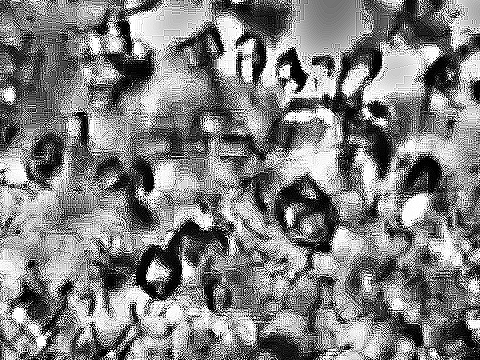
#> input picture tests/data/ananya_step4_crop.png, 480 x 360 px, given in place of 2026-02-04 11-08-51.mp4, which was not available
$ python rq4_rupture_removal_methods.py   (older library calls are emulated)
#> lines starting #> are read from the running program, lines starting #| are printed output that depends on the picture
#> in _grab_frame, frame is the input picture: shape (360, 480, 3); min 0, max 255, mean 128.6
### src/optics/video_io.py
"""Frame I/O with DVR-overlay crop.

The Camera 100 video stream has a digital ``YYYY-MM-DD HH:MM:SS``
datetime overlay rendered at the top by the DVR and a ``CH01`` channel
label at the bottom. These overlays are **infinitely sharp** (perfect
glyph edges, fixed contrast) and overwhelm any per-pixel sharpness
statistic — see ``docs/optics/disambiguation_results.md`` §"DVR overlay
contamination" for the discussion. Every empirical measurement on the
video should run on the **cropped** frame.

Default crop is conservative for this specific DVR's layout:

* top 55 rows (timestamp band — sharpness drops by ~10× past row 45)
* bottom 120 rows (CH01 label + black border — text glyphs extend
  deeper than the row-mean sharpness signal suggests because they are
  thin verticals that don't dominate the row mean but still cause
  per-pixel sharpness spikes)
* **left 50 columns** (pitch-black analogue-aspect padding — columns
  0 – 40 have ``var(Laplacian)=0`` then a transition zone)
* **right 70 columns** (the right edge has a hard analogue-aspect
  border transition with a Laplacian² spike to ~110 at col 1865 —
  cropping past 1850 kills the spike and keeps a safety margin)

That keeps roughly 1800 × 905 = ~78 % of the original frame area
while removing all overlay glyphs and analogue-aspect black bars.
Override per-recording if the layout differs.
"""

from __future__ import annotations

from dataclasses import dataclass

import cv2
import numpy as np

DEFAULT_CROP_TOP = 55
DEFAULT_CROP_BOTTOM = 120
DEFAULT_CROP_LEFT = 50
DEFAULT_CROP_RIGHT = 70


@dataclass(frozen=True, slots=True)
class CropBox:
    """Pixels to remove from each edge of every frame."""

    top: int = DEFAULT_CROP_TOP
    bottom: int = DEFAULT_CROP_BOTTOM
    left: int = DEFAULT_CROP_LEFT
    right: int = DEFAULT_CROP_RIGHT

    def apply(self, frame: np.ndarray) -> np.ndarray:
        """Return ``frame`` cropped according to this box.

        ``frame`` is whatever OpenCV's VideoCapture.read returns
        (typed loosely in OpenCV stubs as a generic ndarray); the
        cropped array preserves the input dtype and channel layout.
        """
        h, w = frame.shape[:2]
#> h = 360; w = 480
        y0 = self.top
        y1 = h - self.bottom if self.bottom > 0 else h
#> y1 = 240
        x0 = self.left
        x1 = w - self.right if self.right > 0 else w
#> x1 = 410
        return np.ascontiguousarray(frame[y0:y1, x0:x1])
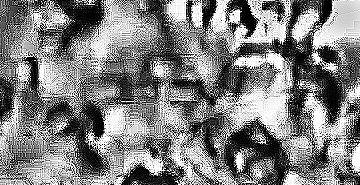
#> returned value: shape (185, 360, 3); min 0, max 255, mean 128

    # [97 lines left out: function auto_detect, not called in this run]


DEFAULT_CROP = CropBox()


# [39 lines left out: functions resolve_crop, read_frame_cropped, open_and_crop, not called in this run]

### scripts/rq4_rupture_removal_methods.py
"""Three ways to remove static glass artefacts ("ruptures") from a slurry frame.

Compared on the same target frame in batch 1 drying→discharge so the methods
are directly comparable. Each method addresses a different failure mode of
plain image-level subtraction (which mostly captured the illumination shift,
not the ruptures).

METHOD 1 — Temporal median subtraction
  Build a "static background" not from an empty interval, but from a short
  time window AROUND the target frame (e.g. ±5 s). The per-pixel median over
  that window is "everything that didn't move in 10 s" — ruptures, LED gradient,
  slowly-drifting slurry texture. Subtracting it leaves only motion: crystals,
  bubbles, density swirls. NO reference image needed.

METHOD 2 — Divisive normalisation against the empty reference
  slurry / (empty_ref + ε). The LED gradient is *multiplicative* (it scales
  everything by some factor at each pixel), so dividing cancels it cleanly.
  Look for deviations from 1.

METHOD 3 — Spatial high-pass filter
  Subtract a heavily blurred version of the slurry frame from the slurry frame
  itself. Removes everything that varies slowly across the image — LED gradient,
  big bright zones — and keeps fine-grained edges. Needs no reference at all.

OUTPUT FILES (self-documenting):
  rq4_rupture_removal_all_methods.png
    8 panels — raw frame on the left, then each method's processed image
    next to its edge map.

  rq4_rupture_removal_hist.png
    Per-pixel sharpness distributions for each method overlaid on one axes,
    so you can read off mean, spread, where each one sits.
"""

from __future__ import annotations

import argparse
import sys
from pathlib import Path

import cv2
import matplotlib.pyplot as plt
import numpy as np

from optics.video_io import DEFAULT_CROP

LONG_VIDEO = "datasets/2026-02-04 11-08-51.mp4"
FPS = 30.0

# Same windows as the rest of the RQ4 work.
EMPTY_WINDOW = (2300.0, 2450.0)  # for method 2 (divisive normalisation)
DEFAULT_SAMPLE_T = 1750.0  # representative b1 drying→discharge frame

# Method 1: temporal window radius around the target frame (seconds).
TEMPORAL_RADIUS_S = 5.0
TEMPORAL_N_FRAMES = 21  # ~2 Hz sampling across 10 s window


def _grab_frame(t: float) -> np.ndarray:
    cap = cv2.VideoCapture(LONG_VIDEO)
    cap.set(cv2.CAP_PROP_POS_FRAMES, int(round(t * FPS)))
    ret, frame = cap.read()
    cap.release()
    if not ret:
        raise RuntimeError(f"could not read frame at t={t}")
    return cv2.cvtColor(DEFAULT_CROP.apply(frame), cv2.COLOR_BGR2GRAY).astype(
        np.float64
    )
#> returned value: shape (185, 360) float64


def _median_window(t_centre: float, radius_s: float, n: int) -> np.ndarray:
    """Per-pixel median of n frames evenly sampled in [t-radius, t+radius]."""
    times = np.linspace(t_centre - radius_s, t_centre + radius_s, n)
    grays = [_grab_frame(t) for t in times]
    return np.median(np.stack(grays, axis=0), axis=0)


def _empty_ref(t0: float, t1: float, n: int) -> np.ndarray:
#> called with t0 = 2300, t1 = 2450, n = 40
    times = np.linspace(t0, t1, n)
    grays = [_grab_frame(t) for t in times]
#> grays = 40 items
    return np.median(np.stack(grays, axis=0), axis=0)


def _sharp(gray: np.ndarray) -> np.ndarray:
    """Gaussian-smoothed Laplacian² — the pipeline's sharpness measure."""
    lap = cv2.Laplacian(gray, cv2.CV_64F)
    return cv2.GaussianBlur(lap**2, (15, 15), 0)


def method_1_temporal(
    target: np.ndarray, t_centre: float
) -> tuple[np.ndarray, np.ndarray, str]:
    """Subtract a ±5 s temporal median. Returns (processed, sharpness, label)."""
#> called with t_centre = 1750
    bg = _median_window(t_centre, TEMPORAL_RADIUS_S, TEMPORAL_N_FRAMES)
#> in _median_window, `grays = [_grab_frame(t) for t in times]`: grays = 21 items
    processed = np.abs(target - bg)
#> processed: shape (185, 360) float64; every value is 0
    return (
        processed,
        _sharp(processed),
        (
            f"Method 1 — temporal median subtraction\n"
            f"|frame@{t_centre:.0f}s − median(frame@{t_centre - TEMPORAL_RADIUS_S:.0f}..{t_centre + TEMPORAL_RADIUS_S:.0f}s)|\n"
            f"static-content cancellation, no empty reference needed"
        ),
    )


def method_2_divisive(
    target: np.ndarray, ref_img: np.ndarray
) -> tuple[np.ndarray, np.ndarray, str]:
    """Divide by the empty reference. Multiplicative LED-gradient cancels.

    Output is "deviation from 1" rescaled to 0–255 for visualisation; the
    raw ratio is unitless.
    """
    eps = 1.0
    ratio = target / (ref_img + eps)
    # Express as |ratio − 1| × 128 so a uniform image would be black, and
    # scenes that differ from the empty ref show up as bright.
    deviation = np.abs(ratio - 1.0) * 128.0
    # Clip to a sensible visualisation range (raw deviation has a heavy tail).
    deviation = np.clip(deviation, 0, 255)
    return (
        deviation,
        _sharp(deviation),
        (
            "Method 2 — divisive normalisation\n"
            "|slurry / (empty_ref + 1) − 1| × 128, clipped 0–255\n"
            "cancels multiplicative LED gradient cleanly"
        ),
    )


def method_3_highpass(
    target: np.ndarray, sigma_px: float = 25.0
) -> tuple[np.ndarray, np.ndarray, str]:
    """Subtract a heavily-blurred copy of the frame from itself.

    Removes anything varying slower than ~sigma pixels (LED gradient, bulk
    brightness shifts). Keeps fine-grained edges. No reference image used.
    """
#> called with sigma_px = 25
    k = int(sigma_px) * 6 + 1
    lowpass = cv2.GaussianBlur(target, (k, k), sigma_px)
    processed = np.abs(target - lowpass)
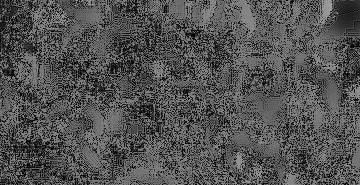
#> processed: shape (185, 360) float64; min 0.00423, max 164.2, mean 83
    return (
        processed,
        _sharp(processed),
        (
            f"Method 3 — spatial high-pass filter\n"
            f"|frame − GaussianBlur(frame, σ={sigma_px:.0f} px)|\n"
            f"no reference needed, no temporal data needed"
        ),
    )
#> in _sharp (call 3), `return cv2.GaussianBlur(lap**2, (15, 15), 0)`:
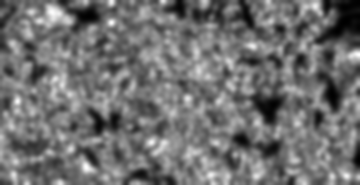
#> returned value: shape (185, 360) float64; min 514.4, max 68352.6, mean 30576.1; drawn with min black and max white


def main(argv: list[str] | None = None) -> None:
    p = argparse.ArgumentParser(description=__doc__)
    p.add_argument(
        "--t",
        type=float,
        default=DEFAULT_SAMPLE_T,
        help="seconds into the long video for the target slurry frame",
    )
    p.add_argument("--empty-frames", type=int, default=40)
    p.add_argument(
        "--out-images",
        type=Path,
        default=Path(
            "docs/optics/figures/rq4_rupture_removal_all_methods.png"
        ),
    )
    p.add_argument(
        "--out-hist",
        type=Path,
        default=Path("docs/optics/figures/rq4_rupture_removal_hist.png"),
    )
    args = p.parse_args(argv)

    target = _grab_frame(args.t)
    print(
        f"[target] frame at t={args.t:.0f} s loaded ({target.shape})",
        file=sys.stderr,
    )

    ref_img = _empty_ref(*EMPTY_WINDOW, n=args.empty_frames)
    print(
        f"[ref] empty median from [{EMPTY_WINDOW[0]:.0f},{EMPTY_WINDOW[1]:.0f}] s",
        file=sys.stderr,
    )

    m1_img, m1_sharp, m1_label = method_1_temporal(target, args.t)
    print("[m1] temporal-median done", file=sys.stderr)
    m2_img, m2_sharp, m2_label = method_2_divisive(target, ref_img)
    print("[m2] divisive done", file=sys.stderr)
    m3_img, m3_sharp, m3_label = method_3_highpass(target)
    print("[m3] high-pass done", file=sys.stderr)

    # -------- 8-panel comparison: raw + each method's processed + sharpness --------
    fig, axes = plt.subplots(2, 4, figsize=(20, 9))
    (a0, a1, a2, a3), (b0, b1, b2, b3) = axes

    im = a0.imshow(target, cmap="gray", vmin=0, vmax=255)
    a0.set_title(
        f"raw slurry frame  t={args.t:.0f} s\n(b1 drying→discharge)\nFOR REFERENCE"
    )
    plt.colorbar(im, ax=a0, fraction=0.046)

    for ax, img, label in (
        (a1, m1_img, m1_label),
        (a2, m2_img, m2_label),
        (a3, m3_img, m3_label),
    ):
        vmax = float(np.quantile(img, 0.995))
        im = ax.imshow(img, cmap="gray", vmin=0, vmax=vmax)
        ax.set_title(label + f"\n(grayscale 0–{vmax:.0f})", fontsize=9)
        plt.colorbar(im, ax=ax, fraction=0.046)
#> this loop made 3 passes
#> vmax on passes 1 to 3: 0, 128, 148.4

    # Sharpness of raw frame for reference.
    raw_sharp = _sharp(target)
#> in _sharp (call 4), `lap = cv2.Laplacian(gray, cv2.CV_64F)`:
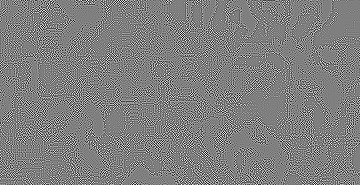
#> lap: shape (185, 360) float64; min -1020, max 1020, mean 0; drawn with min black and max white
#> in _sharp (call 4), `return cv2.GaussianBlur(lap**2, (15, 15), 0)`:
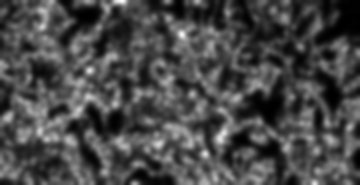
#> returned value: shape (185, 360) float64; min 526, max 484413.4, mean 139394; drawn with min black and max white
    im = b0.imshow(np.log1p(raw_sharp), cmap="viridis")
    b0.set_title(
        "Lap²(raw slurry) — log1p\nNO rupture removal\n(what the original pipeline used)",
        fontsize=9,
    )
    plt.colorbar(im, ax=b0, fraction=0.046)

    for ax, sh, label_short in (
        (b1, m1_sharp, "Method 1"),
        (b2, m2_sharp, "Method 2"),
        (b3, m3_sharp, "Method 3"),
    ):
        im = ax.imshow(np.log1p(sh), cmap="viridis")
        ax.set_title(
            f"Lap² of {label_short}'s processed image — log1p\n"
            f"μ={sh.mean():.1f} σ={sh.std():.1f}",
            fontsize=9,
        )
        plt.colorbar(im, ax=ax, fraction=0.046)
#> this loop made 3 passes
#> label_short on passes 1 to 3: 'Method 1', 'Method 2', 'Method 3'

    fig.suptitle(
        f"Rupture-removal method comparison — same target frame, three approaches\n"
        f"target: b1 drying→discharge slurry frame at t={args.t:.0f} s of "
        f"datasets/2026-02-04 11-08-51.mp4",
        y=1.00,
        fontsize=12,
    )
    fig.tight_layout()
    args.out_images.parent.mkdir(parents=True, exist_ok=True)
    fig.savefig(args.out_images, dpi=160, bbox_inches="tight")
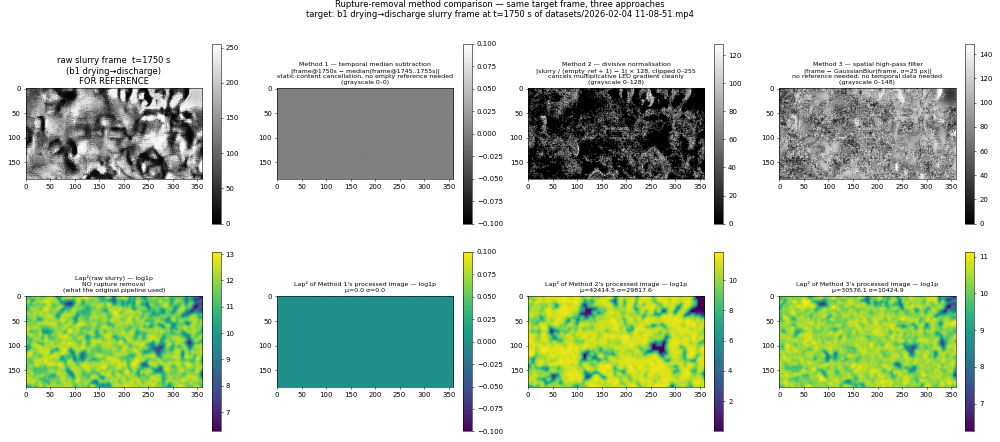
#> figure drawn by matplotlib, 16 panels
    plt.close(fig)
    print(f"[out] {args.out_images}", file=sys.stderr)

    # -------- Per-pixel sharpness histograms (overlaid) --------
    fig2, ax = plt.subplots(figsize=(11, 6))
    series = (
        ("raw slurry (no rupture removal)", raw_sharp, "0.5"),
        ("Method 1 — temporal median subtraction", m1_sharp, "C2"),
        ("Method 2 — divisive normalisation", m2_sharp, "C0"),
        ("Method 3 — spatial high-pass filter", m3_sharp, "C3"),
    )
    lo = 0.0
    hi = max(float(np.quantile(s, 0.99)) for _, s, _ in series)
#> hi = 319161.1
    bins = np.linspace(lo, hi, 120).tolist()
#> bins = 120 values from 0 to 319161.1
    for name, sh, col in series:
        flat = sh.ravel()
        ax.hist(
            flat,
            bins=bins,
            density=True,
            alpha=0.45,
            color=col,
            label=f"{name}\nμ={flat.mean():.1f}  median={np.median(flat):.1f}  σ={flat.std():.1f}",
        )
#> this loop made 4 passes
    ax.set_xlabel("per-pixel Lap² sharpness")
    ax.set_ylabel("density")
    ax.set_title(
        "Per-pixel sharpness distributions of the processed image — "
        "lower means more rupture/lighting is removed,\n"
        "real-crystal sharpness should survive in the right tail"
    )
    ax.legend(fontsize=8)
    ax.grid(True, alpha=0.3)
    fig2.tight_layout()
    fig2.savefig(args.out_hist, dpi=160, bbox_inches="tight")
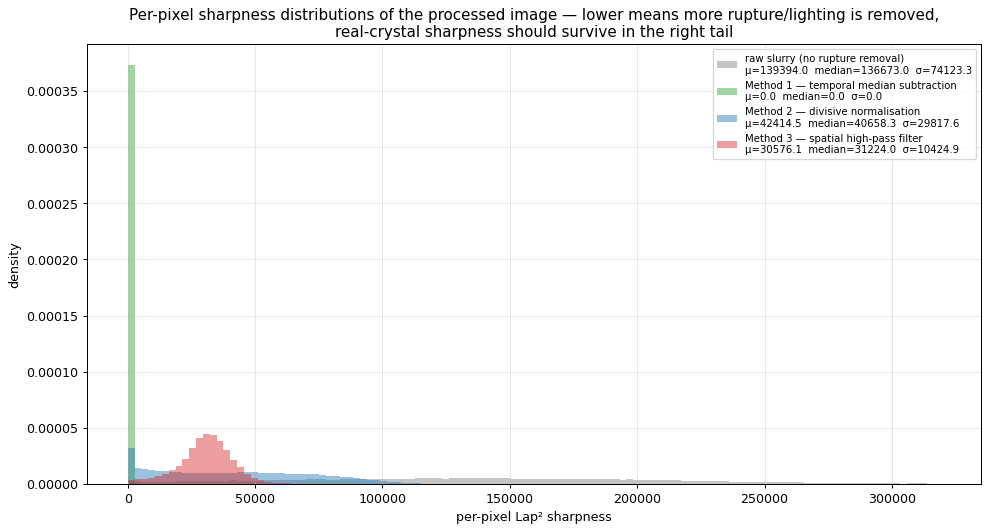
#> figure drawn by matplotlib, 1 panel; tallest bar 5.42e-06 high, from x = 115327.1 to 118009.1; tallest bar 0.000373 high, from x = 0 to 2682; tallest bar 3.17e-05 high, from x = 0 to 2682
    plt.close(fig2)
    print(f"[out] {args.out_hist}", file=sys.stderr)

    # -------- Numbers --------
    print()
    print(
        f"target frame                      μ={target.mean():.2f}  σ={target.std():.2f}"
    )
#| target frame                      μ=128.00  σ=95.78
    print(
        f"Lap²(raw slurry)                  μ={raw_sharp.mean():.2f}  σ={raw_sharp.std():.2f}"
    )
#| Lap²(raw slurry)                  μ=139393.98  σ=74123.34
    print(
        f"Method 1 sharpness (temporal)     μ={m1_sharp.mean():.2f}  σ={m1_sharp.std():.2f}"
    )
#| Method 1 sharpness (temporal)     μ=0.00  σ=0.00
    print(
        f"Method 2 sharpness (divisive)     μ={m2_sharp.mean():.2f}  σ={m2_sharp.std():.2f}"
    )
#| Method 2 sharpness (divisive)     μ=42414.48  σ=29817.60
    print(
        f"Method 3 sharpness (high-pass)    μ={m3_sharp.mean():.2f}  σ={m3_sharp.std():.2f}"
    )
#| Method 3 sharpness (high-pass)    μ=30576.14  σ=10424.92


if __name__ == "__main__":
    main()
